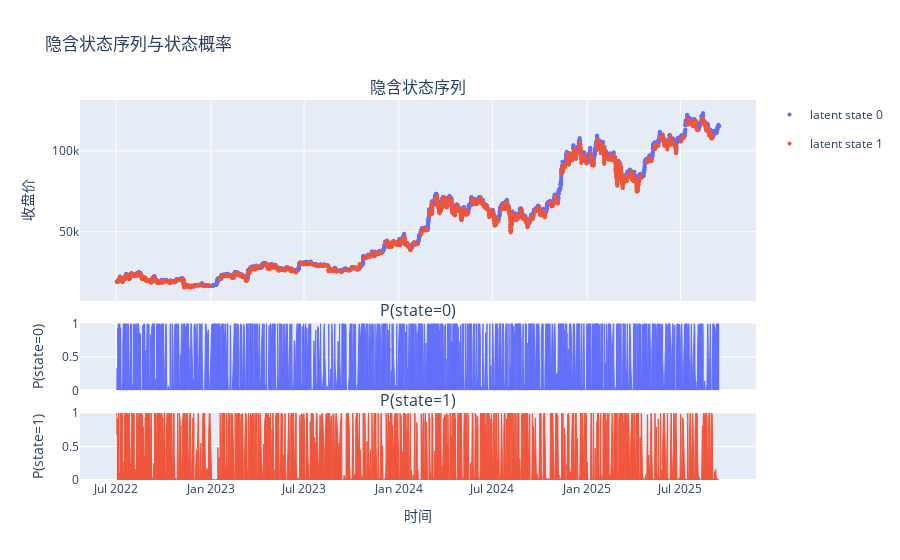

This figure's notebook cell:
### Code cell
labeler_L6 = GMMLabeler(merged_bar, 6)
labeler_L6.plot_label_on_candles()

### Figure 1 — Plotly figure (JSON) as saved in the notebook; plotly's stock layout.template omitted (floating-point values rounded to 4 significant figures; data arrays with more than 128 entries replaced by an {"elided": "..."} marker saying what was removed)
{"data": [{"legendgroup": "state_0", "marker": {"color": "#636EFA", "size": 4}, "mode": "markers", "name": "latent state 0", "showlegend": true, "x": {"elided": "3179 str values"}, "y": {"elided": "3179 float values"}, "type": "scatter", "xaxis": "x", "yaxis": "y"}, {"legendgroup": "state_1", "marker": {"color": "#EF553B", "size": 4}, "mode": "markers", "name": "latent state 1", "showlegend": true, "x": {"elided": "2667 str values"}, "y": {"elided": "2667 float values"}, "type": "scatter", "xaxis": "x", "yaxis": "y"}, {"fill": "tozeroy", "fillcolor": "#636EFA", "legendgroup": "state_0", "line": {"color": "#636EFA", "width": 1}, "mode": "lines", "name": "P(state=0)", "opacity": 0.7, "showlegend": false, "x": {"elided": "5846 str values"}, "y": {"elided": "5846 float values"}, "type": "scatter", "xaxis": "x2", "yaxis": "y2"}, {"fill": "tozeroy", "fillcolor": "#EF553B", "legendgroup": "state_1", "line": {"color": "#EF553B", "width": 1}, "mode": "lines", "name": "P(state=1)", "opacity": 0.7, "showlegend": false, "x": {"elided": "5846 str values"}, "y": {"elided": "5846 float values"}, "type": "scatter", "xaxis": "x3", "yaxis": "y3"}], "layout": {"xaxis": {"anchor": "y", "domain": [0.0, 1.0], "matches": "x3", "showticklabels": false}, "yaxis": {"anchor": "x", "domain": [0.472, 1.0], "title": {"text": "收盘价"}}, "xaxis2": {"anchor": "y2", "domain": [0.0, 1.0], "matches": "x3", "showticklabels": false}, "yaxis2": {"anchor": "x2", "domain": [0.236, 0.412], "title": {"text": "P(state=0)"}, "range": [0, 1]}, "xaxis3": {"anchor": "y3", "domain": [0.0, 1.0], "title": {"text": "时间"}}, "yaxis3": {"anchor": "x3", "domain": [0.0, 0.176], "title": {"text": "P(state=1)"}, "range": [0, 1]}, "annotations": [{"font": {"size": 16}, "showarrow": false, "text": "隐含状态序列", "x": 0.5, "xanchor": "center", "xref": "paper", "y": 1.0, "yanchor": "bottom", "yref": "paper"}, {"font": {"size": 16}, "showarrow": false, "text": "P(state=0)", "x": 0.5, "xanchor": "center", "xref": "paper", "y": 0.412, "yanchor": "bottom", "yref": "paper"}, {"font": {"size": 16}, "showarrow": false, "text": "P(state=1)", "x": 0.5, "xanchor": "center", "xref": "paper", "y": 0.176, "yanchor": "bottom", "yref": "paper"}], "title": {"text": "隐含状态序列与状态概率"}, "showlegend": true, "hovermode": "x unified"}}
